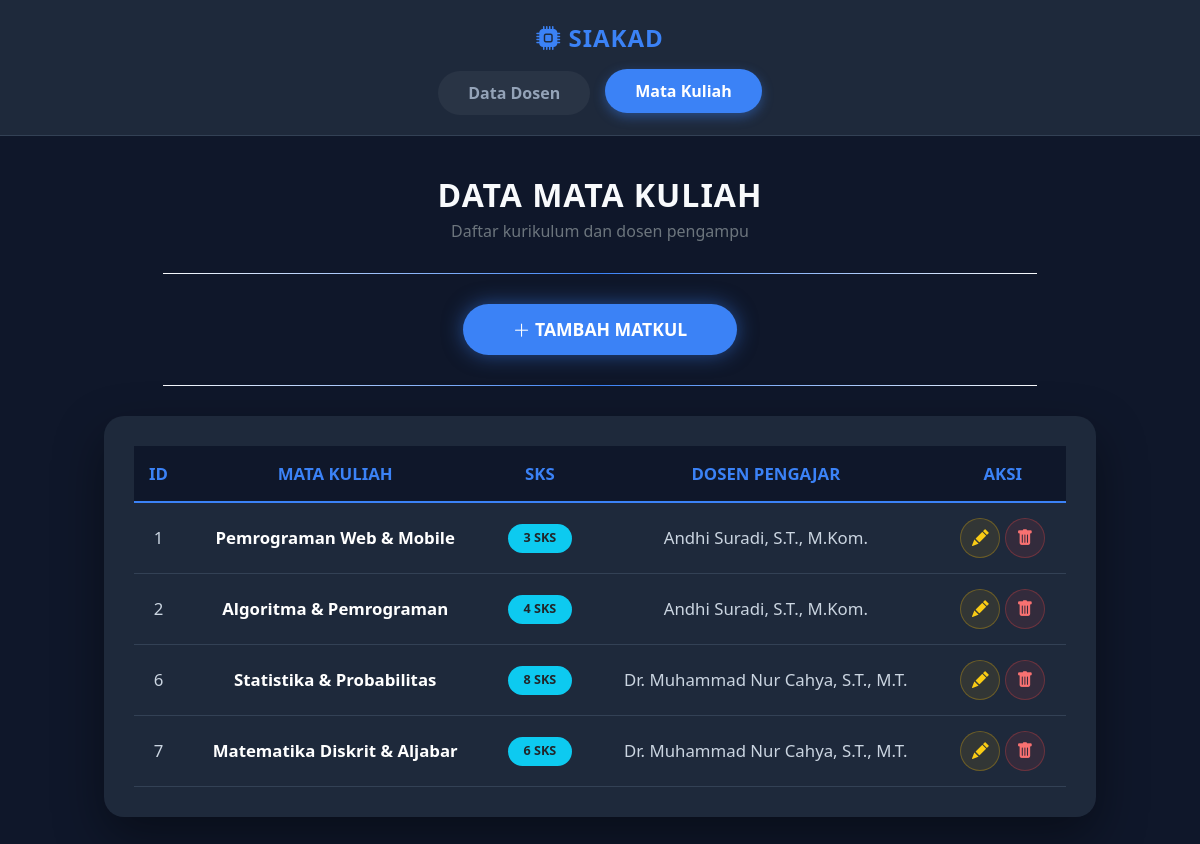
Screenshot of /tp_mvc25/index.php?mod=course with the database file from the repository.
### tables this page shows
CREATE TABLE `courses` (
  `id` int(11) NOT NULL,
  `course_name` varchar(100) NOT NULL,
  `credits` int(11) NOT NULL COMMENT 'Jumlah SKS',
  `lecturer_id` int(11) NOT NULL
);

CREATE TABLE `lecturers` (
  `id` int(11) NOT NULL,
  `name` varchar(100) NOT NULL,
  `nidn` varchar(20) NOT NULL,
  `phone` varchar(20) NOT NULL,
  `join_date` date NOT NULL
);

### tp_mvc25/controllers/CourseController.php (called while the page is built, shortened)
<?php
include_once 'models/Course.php';
class CourseController {
    private $model;
    public function __construct() {
        $this->model = new Course();
    }
    public function index() {
        $courses = $this->model->getAllWithLecturer();
        include 'views/course_index.php';
    }
}
?>

### tp_mvc25/models/DB.php (called while the page is built, shortened)
<?php
class DB {
    private $host = "localhost";
    private $user = "root";
    private $pass = "";
    private $db   = "tp_mvc25";
    public function __construct() {
        $this->conn = new mysqli($this->host, $this->user, $this->pass, $this->db);
    }
}
?>

### tp_mvc25/models/Course.php (called while the page is built, shortened)
<?php
include_once 'models/DB.php';
class Course extends DB {
    public function getAllWithLecturer() {
        $sql = "SELECT courses.*, lecturers.name as lecturer_name
                FROM courses
                JOIN lecturers ON courses.lecturer_id = lecturers.id";
        return $this->conn->query($sql);
    }
}
?>

### tp_mvc25/views/course_index.php (the view, shortened to what this page needs)
<!doctype html>
<html lang="en">
<head>
    <link href="assets/css/bootstrap.min.css" rel="stylesheet">
    <link rel="stylesheet" href="https://cdn.jsdelivr.net/npm/bootstrap-icons@1.11.3/font/bootstrap-icons.min.css">
</head>
<body>
    <body>
    <?php include 'views/navbar.php'; ?>
    <div class="container mb-5">
    <div class="container-fluid mb-5">
        <h2 class="page-title">DATA MATA KULIAH</h2>
        <p class="text-muted">Daftar kurikulum dan dosen pengampu</p>
        <hr class="glow-hr">
        <a href="index.php?mod=course&act=create" class="btn-add">
            <i class="bi bi-plus-lg"></i> TAMBAH MATKUL
        </a>
        <hr class="glow-hr">
        <div class="table-wrapper">
            <div class="table-responsive">
                <table class="table table-hover">
                    <thead>
                        <tr>
                            <th width="5%">ID</th>
                            <th>MATA KULIAH</th>
                            <th>SKS</th>
                            <th>DOSEN PENGAJAR</th>
                            <th>AKSI</th>
                        </tr>
                    </thead>
                    <tbody>
                        <?php if(empty($courses)): ?>
                            <tr><td colspan="5" class="py-5 text-muted">Belum ada mata kuliah.</td></tr>
                        <?php else: ?>
                            <?php foreach ($courses as $row): ?>
                            <tr>
                                <td><?= $row['id'] ?></td>
                                <td class="fw-bold text-white"><?= $row['course_name'] ?></td>
                                <td><span class="badge bg-info text-dark rounded-pill px-3 py-2"><?= $row['credits'] ?> SKS</span></td>
                                <td><?= $row['lecturer_name'] ?></td>
                                <td>
                                    <a href="index.php?mod=course&act=edit&id=<?= $row['id'] ?>" class="btn-action btn-edit" title="Edit"><i class="bi bi-pencil-fill"></i></a>
                                    <a href="index.php?mod=course&act=delete&id=<?= $row['id'] ?>" class="btn-action btn-delete" onclick="return confirm('Hapus?')" title="Hapus"><i class="bi bi-trash-fill"></i></a>
                                </td>
                            </tr>
                            <?php endforeach; ?>
                        <?php endif; ?>
                    </tbody>
                </table>
            </div>
        </div>
    </div>
</body>
</html>

### tp_mvc25/index.php (shortened to what this page needs)
<?php
include_once 'controllers/CourseController.php';
$mod = isset($_GET['mod']) ? $_GET['mod'] : 'lecturer';
$act = isset($_GET['act']) ? $_GET['act'] : 'index';
$id  = isset($_GET['id']) ? $_GET['id'] : null;
if ($mod == 'lecturer') {
    $controller = new LecturerController();
    switch ($act) {
        case 'create':  $controller->add(); break;
        case 'edit':    $controller->edit($id); break;
        case 'delete':  $controller->delete($id); break;
        default:        $controller->index(); break;
    }
} elseif ($mod == 'course') {
    $controller = new CourseController();
    switch ($act) {
        default:        $controller->index(); break;
    }
} else {
    echo "404 - Modul tidak ditemukan";
}
?>

### tp_mvc25/views/navbar.php
<?php
$current_mod = isset($_GET['mod']) ? $_GET['mod'] : 'lecturer';
?>
<div class="navbar">
    <div class="container d-flex flex-column align-items-center">
        <div class="brand-text"><i class="bi bi-cpu-fill"></i> SIAKAD</div>
        <div class="nav-menu">
            <a href="index.php?mod=lecturer"
               class="nav-btn <?= ($current_mod == 'lecturer') ? 'active' : '' ?>">
               Data Dosen
            </a>
            <a href="index.php?mod=course"
               class="nav-btn <?= ($current_mod == 'course') ? 'active' : '' ?>">
               Mata Kuliah
            </a>
        </div>
    </div>
</div>

### tp_mvc25/views/course_index.php (style rules this page uses)
body { background-color: #0f172a; color: #f8fafc; font-family: 'Segoe UI', sans-serif; text-align: center; }
.navbar { background-color: #1e293b; border-bottom: 1px solid #334155; padding: 20px 0; margin-bottom: 40px; }
.nav-menu { display: flex; flex-direction: row; justify-content: center; gap: 15px; margin-top: 15px; }
.nav-btn { color: #94a3b8; font-weight: 600; padding: 10px 30px; border-radius: 30px; text-decoration: none; background-color: rgba(255,255,255,0.05); transition: 0.3s; }
.nav-btn:hover, .nav-btn.active { background-color: #3b82f6; color: white; transform: translateY(-2px); box-shadow: 0 4px 12px rgba(59, 130, 246, 0.4); }
.brand-text { color: #3b82f6; font-weight: bold; font-size: 1.5rem; letter-spacing: 1px; }
.page-title { font-weight: 700; letter-spacing: 1px; margin-bottom: 5px; }
hr.glow-hr { border: 0; height: 1px; background-image: linear-gradient(to right, rgba(0,0,0,0), rgba(59, 130, 246, 1), rgba(0,0,0,0)); margin: 30px auto; width: 80%; opacity: 1; }
.btn-add { background-color: #3b82f6; color: white; border-radius: 50px; padding: 12px 50px; font-size: 1.1rem; font-weight: 600; border: none; box-shadow: 0 0 20px rgba(59, 130, 246, 0.5); transition: 0.3s; text-decoration: none; display: inline-block; }
.table-wrapper { margin: 0 50px; background-color: #1e293b; padding: 30px; border-radius: 20px; box-shadow: 0 20px 50px rgba(0,0,0,0.4); }
.table { color: #cbd5e1; margin-bottom: 0; font-size: 1.05rem; width: 100%; }
.table thead th { background-color: #0f172a; color: #3b82f6; border-bottom: 2px solid #334155; padding: 15px; text-align: center; }
.table tbody td { border-color: #334155; padding: 15px; vertical-align: middle; text-align: center; }
.btn-action { width: 40px; height: 40px; border-radius: 50%; display: inline-flex; align-items: center; justify-content: center; transition: 0.2s; border: 1px solid transparent; text-decoration: none; }
.btn-edit { background: rgba(234, 179, 8, 0.1); color: #facc15; border-color: rgba(234, 179, 8, 0.3); }
.btn-delete { background: rgba(239, 68, 68, 0.1); color: #f87171; border-color: rgba(239, 68, 68, 0.3); }

### rows the page displays
courses: id "1", course_name "Pemrograman Web & Mobile", credits "3", lecturer.name "Andhi Suradi, S.T., M.Kom."
courses: id "2", course_name "Algoritma & Pemrograman", credits "4", lecturer.name "Andhi Suradi, S.T., M.Kom."
courses: id "6", course_name "Statistika & Probabilitas", credits "8", lecturer.name "Dr. Muhammad Nur Cahya, S.T., M.T."
courses: id "7", course_name "Matematika Diskrit & Aljabar", credits "6", lecturer.name "Dr. Muhammad Nur Cahya, S.T., M.T."
